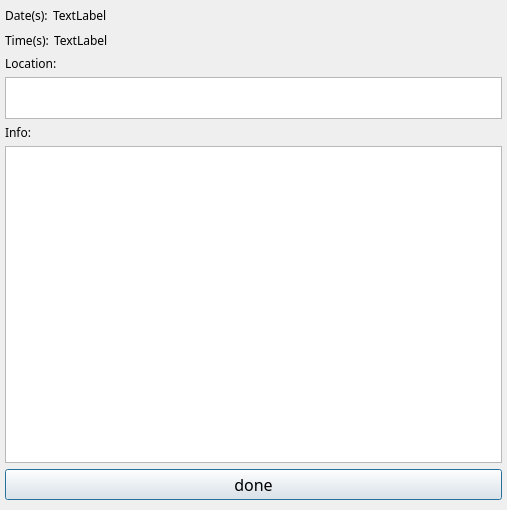
<?xml version="1.0" encoding="UTF-8"?>
<ui version="4.0">
 <class>Dialog</class>
 <widget class="QDialog" name="Dialog">
  <property name="windowModality">
   <enum>Qt::ApplicationModal</enum>
  </property>
  <property name="geometry">
   <rect>
    <x>0</x>
    <y>0</y>
    <width>507</width>
    <height>510</height>
   </rect>
  </property>
  <property name="font">
   <font>
    <family>Futura</family>
   </font>
  </property>
  <property name="windowTitle">
   <string>Event Info</string>
  </property>
  <property name="modal">
   <bool>false</bool>
  </property>
  <layout class="QGridLayout" name="gridLayout">
   <property name="leftMargin">
    <number>5</number>
   </property>
   <property name="topMargin">
    <number>5</number>
   </property>
   <property name="rightMargin">
    <number>5</number>
   </property>
   <property name="bottomMargin">
    <number>10</number>
   </property>
   <item row="0" column="0">
    <layout class="QVBoxLayout" name="verticalLayout">
     <property name="spacing">
      <number>5</number>
     </property>
     <item>
      <layout class="QHBoxLayout" name="horizontalLayout_2">
       <item>
        <widget class="QLabel" name="label_4">
         <property name="text">
          <string>Date(s):</string>
         </property>
        </widget>
       </item>
       <item>
        <widget class="QLabel" name="date">
         <property name="text">
          <string>TextLabel</string>
         </property>
        </widget>
       </item>
       <item>
        <spacer name="horizontalSpacer_2">
         <property name="orientation">
          <enum>Qt::Horizontal</enum>
         </property>
         <property name="sizeHint" stdset="0">
          <size>
           <width>40</width>
           <height>20</height>
          </size>
         </property>
        </spacer>
       </item>
      </layout>
     </item>
     <item>
      <layout class="QHBoxLayout" name="horizontalLayout">
       <item>
        <widget class="QLabel" name="label_3">
         <property name="text">
          <string>Time(s):</string>
         </property>
        </widget>
       </item>
       <item>
        <widget class="QLabel" name="time">
         <property name="text">
          <string>TextLabel</string>
         </property>
        </widget>
       </item>
       <item>
        <spacer name="horizontalSpacer">
         <property name="orientation">
          <enum>Qt::Horizontal</enum>
         </property>
         <property name="sizeHint" stdset="0">
          <size>
           <width>40</width>
           <height>20</height>
          </size>
         </property>
        </spacer>
       </item>
      </layout>
     </item>
     <item>
      <widget class="QLabel" name="label_2">
       <property name="text">
        <string>Location:</string>
       </property>
      </widget>
     </item>
     <item>
      <widget class="QTextBrowser" name="location">
       <property name="maximumSize">
        <size>
         <width>16777215</width>
         <height>42</height>
        </size>
       </property>
       <property name="font">
        <font>
         <family>Futura</family>
         <pointsize>12</pointsize>
        </font>
       </property>
      </widget>
     </item>
     <item>
      <widget class="QLabel" name="label">
       <property name="text">
        <string>Info:</string>
       </property>
      </widget>
     </item>
     <item>
      <widget class="QTextBrowser" name="info">
       <property name="lineWrapMode">
        <enum>QTextEdit::WidgetWidth</enum>
       </property>
       <property name="html">
        <string>&lt;!DOCTYPE HTML PUBLIC &quot;-//W3C//DTD HTML 4.0//EN&quot; &quot;http://www.w3.org/TR/REC-html40/strict.dtd&quot;&gt;
&lt;html&gt;&lt;head&gt;&lt;meta name=&quot;qrichtext&quot; content=&quot;1&quot; /&gt;&lt;style type=&quot;text/css&quot;&gt;
p, li { white-space: pre-wrap; }
&lt;/style&gt;&lt;/head&gt;&lt;body style=&quot; font-family:'Futura'; font-size:13pt; font-weight:400; font-style:normal;&quot;&gt;
&lt;p style=&quot;-qt-paragraph-type:empty; margin-top:0px; margin-bottom:0px; margin-left:0px; margin-right:0px; -qt-block-indent:0; text-indent:0px; font-family:'.AppleSystemUIFont';&quot;&gt;&lt;br /&gt;&lt;/p&gt;&lt;/body&gt;&lt;/html&gt;</string>
       </property>
       <property name="searchPaths">
        <stringlist/>
       </property>
       <property name="openExternalLinks">
        <bool>true</bool>
       </property>
       <property name="openLinks">
        <bool>true</bool>
       </property>
      </widget>
     </item>
    </layout>
   </item>
   <item row="1" column="0">
    <widget class="QPushButton" name="pushButton">
     <property name="font">
      <font>
       <family>Futura</family>
       <pointsize>12</pointsize>
      </font>
     </property>
     <property name="toolTip">
      <string>enter</string>
     </property>
     <property name="statusTip">
      <string/>
     </property>
     <property name="whatsThis">
      <string/>
     </property>
     <property name="text">
      <string>done</string>
     </property>
     <property name="autoDefault">
      <bool>false</bool>
     </property>
     <property name="default">
      <bool>true</bool>
     </property>
    </widget>
   </item>
  </layout>
 </widget>
 <resources/>
 <connections>
  <connection>
   <sender>pushButton</sender>
   <signal>clicked()</signal>
   <receiver>Dialog</receiver>
   <slot>close()</slot>
   <hints>
    <hint type="sourcelabel">
     <x>253</x>
     <y>366</y>
    </hint>
    <hint type="destinationlabel">
     <x>253</x>
     <y>196</y>
    </hint>
   </hints>
  </connection>
 </connections>
</ui>
